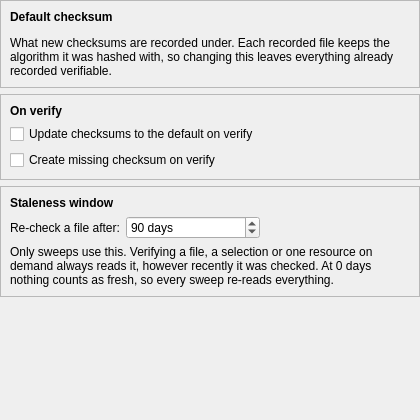
<?xml version="1.0" encoding="UTF-8"?>
<ui version="4.0">
 <class>ChecksumsPage</class>
 <widget class="QWidget" name="ChecksumsPage">
  <property name="geometry">
   <rect>
    <x>0</x>
    <y>0</y>
    <width>420</width>
    <height>420</height>
   </rect>
  </property>
  <layout class="QVBoxLayout" name="main_layout">
   <property name="leftMargin">
    <number>0</number>
   </property>
   <property name="topMargin">
    <number>0</number>
   </property>
   <property name="rightMargin">
    <number>0</number>
   </property>
   <property name="bottomMargin">
    <number>0</number>
   </property>
   <item>
    <widget class="QFrame" name="algorithm_frame">
     <property name="frameShape">
      <enum>QFrame::Shape::StyledPanel</enum>
     </property>
     <property name="frameShadow">
      <enum>QFrame::Shadow::Raised</enum>
     </property>
     <layout class="QVBoxLayout" name="algorithm_frame_layout">
      <item>
       <widget class="QLabel" name="algorithm_frame_label">
        <property name="font">
         <font>
          <bold>true</bold>
         </font>
        </property>
        <property name="text">
         <string>Default checksum</string>
        </property>
       </widget>
      </item>
      <item>
       <widget class="QWidget" name="algorithm_buttons" native="true">
        <layout class="QVBoxLayout" name="algorithm_buttons_layout">
         <property name="leftMargin">
          <number>0</number>
         </property>
         <property name="topMargin">
          <number>0</number>
         </property>
         <property name="rightMargin">
          <number>0</number>
         </property>
         <property name="bottomMargin">
          <number>0</number>
         </property>
        </layout>
       </widget>
      </item>
      <item>
       <widget class="WrappingLabel" name="algorithm_note_label">
        <property name="text">
         <string>What new checksums are recorded under. Each recorded file keeps the algorithm it was hashed with, so changing this leaves everything already recorded verifiable.</string>
        </property>
        <property name="wordWrap">
         <bool>true</bool>
        </property>
       </widget>
      </item>
     </layout>
    </widget>
   </item>
   <item>
    <widget class="QFrame" name="verify_frame">
     <property name="frameShape">
      <enum>QFrame::Shape::StyledPanel</enum>
     </property>
     <property name="frameShadow">
      <enum>QFrame::Shadow::Raised</enum>
     </property>
     <layout class="QVBoxLayout" name="verify_frame_layout">
      <item>
       <widget class="QLabel" name="verify_frame_label">
        <property name="font">
         <font>
          <bold>true</bold>
         </font>
        </property>
        <property name="text">
         <string>On verify</string>
        </property>
       </widget>
      </item>
      <item>
       <widget class="QCheckBox" name="migrate_check_box">
        <property name="toolTip">
         <string>A file recorded under another algorithm is read once and hashed with both, so migrating costs no extra read. A file that fails its recorded checksum keeps it and gains no new one.</string>
        </property>
        <property name="text">
         <string>Update checksums to the default on verify</string>
        </property>
       </widget>
      </item>
      <item>
       <widget class="QCheckBox" name="create_missing_check_box">
        <property name="toolTip">
         <string>Verifying a resource with no checksum record records every one of its content files as correct. Off, a resource with no record is reported rather than baselined.</string>
        </property>
        <property name="text">
         <string>Create missing checksum on verify</string>
        </property>
       </widget>
      </item>
     </layout>
    </widget>
   </item>
   <item>
    <widget class="QFrame" name="staleness_frame">
     <property name="frameShape">
      <enum>QFrame::Shape::StyledPanel</enum>
     </property>
     <property name="frameShadow">
      <enum>QFrame::Shadow::Raised</enum>
     </property>
     <layout class="QVBoxLayout" name="staleness_frame_layout">
      <item>
       <widget class="QLabel" name="staleness_frame_label">
        <property name="font">
         <font>
          <bold>true</bold>
         </font>
        </property>
        <property name="text">
         <string>Staleness window</string>
        </property>
       </widget>
      </item>
      <item>
       <layout class="QHBoxLayout" name="stale_days_layout">
        <item>
         <widget class="QLabel" name="stale_days_label">
          <property name="text">
           <string>Re-check a file after:</string>
          </property>
         </widget>
        </item>
        <item>
         <widget class="QSpinBox" name="stale_days_spin_box">
          <property name="toolTip">
           <string>How long a recorded check stays good for. A sweep skips a file checked more recently than this without reading it.</string>
          </property>
          <property name="specialValueText">
           <string>Nothing is ever fresh</string>
          </property>
          <property name="suffix">
           <string> days</string>
          </property>
          <property name="minimum">
           <number>0</number>
          </property>
          <property name="maximum">
           <number>1000</number>
          </property>
          <property name="value">
           <number>90</number>
          </property>
         </widget>
        </item>
        <item>
         <spacer name="stale_days_spacer">
          <property name="orientation">
           <enum>Qt::Orientation::Horizontal</enum>
          </property>
          <property name="sizeHint" stdset="0">
           <size>
            <width>0</width>
            <height>0</height>
           </size>
          </property>
         </spacer>
        </item>
       </layout>
      </item>
      <item>
       <widget class="WrappingLabel" name="staleness_note_label">
        <property name="text">
         <string>Only sweeps use this. Verifying a file, a selection or one resource on demand always reads it, however recently it was checked. At 0 days nothing counts as fresh, so every sweep re-reads everything.</string>
        </property>
        <property name="wordWrap">
         <bool>true</bool>
        </property>
       </widget>
      </item>
     </layout>
    </widget>
   </item>
   <item>
    <spacer name="bottom_spacer">
     <property name="orientation">
      <enum>Qt::Orientation::Vertical</enum>
     </property>
     <property name="sizeHint" stdset="0">
      <size>
       <width>0</width>
       <height>0</height>
      </size>
     </property>
    </spacer>
   </item>
  </layout>
 </widget>
 <customwidgets>
  <customwidget>
   <class>WrappingLabel</class>
   <extends>QLabel</extends>
   <header>borco_pyside.widgets</header>
  </customwidget>
 </customwidgets>
 <resources/>
 <connections/>
</ui>
